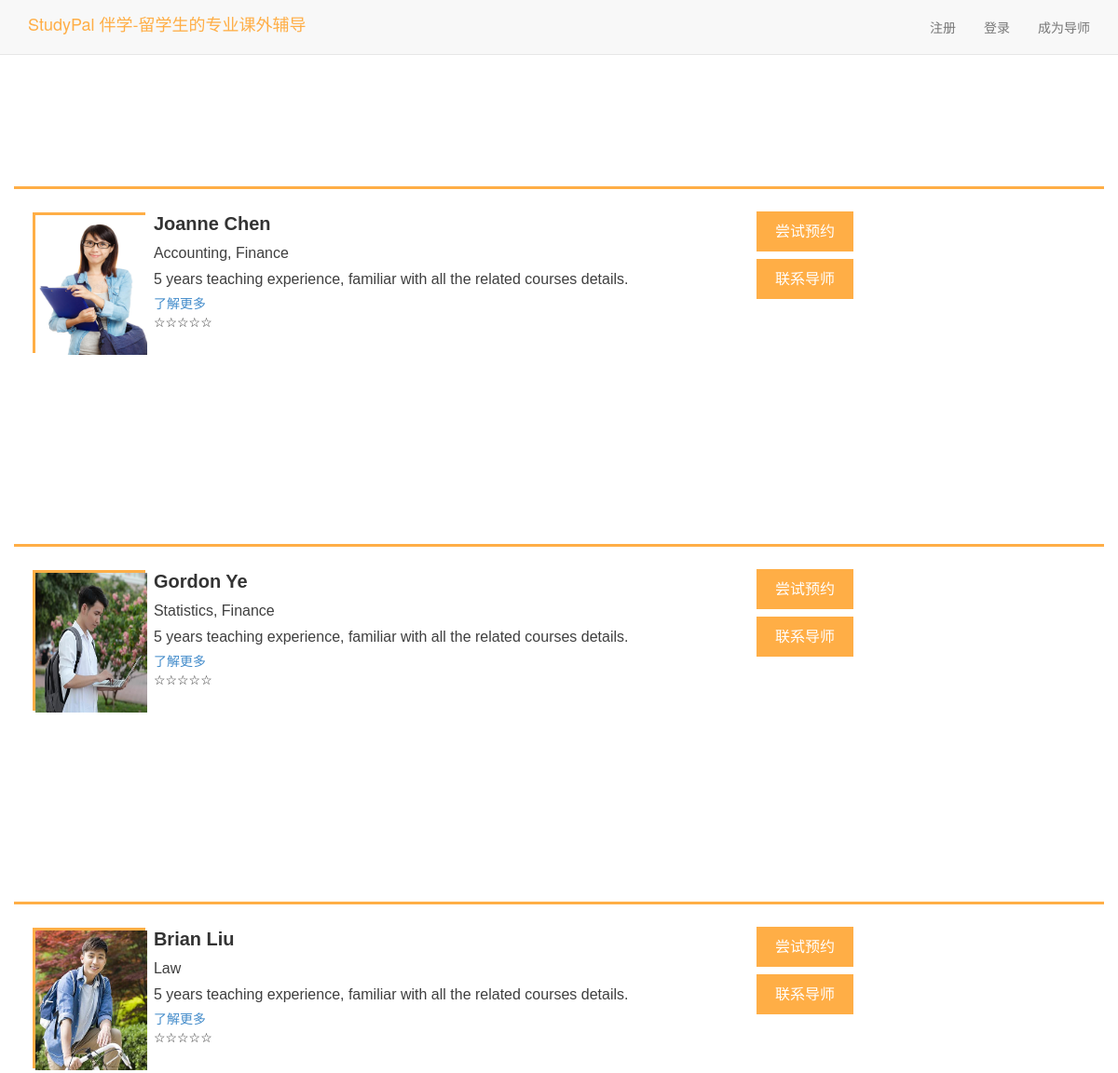
The page /homework_mentor on the database its author committed.
### app/main/views.py (models this page shows)
class MentorProfile(db.Model):
	__tablename__ = 'mentor_profile'
	id = db.Column(db.Integer, primary_key = True)
	last_name = db.Column(db.Text)
	first_name = db.Column(db.Text)
	full_name = db.Column(db.Text)
	rating = db.Column(db.Integer)
	domain = db.Column(db.Text)
	introduction = db.Column(db.Text)
	pic_path = db.Column(db.Text)

### app/main/views.py (the view)
@main.route('/homework_mentor', methods=['GET','POST'])
def homework_mentor():
	mentors = MentorProfile.query.all()
	return render_template('homework_mentor.html', mentors = mentors)

### app/templates/homework_mentor.html (shortened to what this page needs)
{% extends "base.html" %}
{% block head %}
{{ super() }}
<link href="https://s3.amazonaws.com/codecademy-content/courses/ltp/css/shift.css" rel="stylesheet">
<link rel="stylesheet" href="https://s3.amazonaws.com/codecademy-content/courses/ltp/css/bootstrap.css">
<link rel="stylesheet" type="text/css" href="{{ url_for('static', filename='styles.css') }}">
{% endblock %}
{% block content %}
<body>
{% for mentor in mentors%}
<div class="mentor-style">
  <div class="container">
    <div class="row">
      <div class="col-md-8">
        <div class="box">
          <img src="{{url_for('static',filename=mentor.pic_path)}}" height="150" width="120"/>
        </div>
        <div class="content">
          <p class="title">{{mentor.full_name}}</p>
          <p class="sub-title">{{mentor.domain}}</p>
          <p class="sub-title">{{mentor.introduction}}</p>
          <a href="#">了解更多</a>
          <div class="rating"><span>☆</span><span>☆</span><span>☆</span><span>☆</span><span>☆</span></div>
        </div>
      </div>
      <div class="col-md-4">
        <div>
          <a href="{{ url_for('main.booking_mask') }}" class="button">尝试预约</a>
        </div>
        <div>
          <a href="#" class="button">联系导师</a>
        </div>
      </div>
    </div>
  </div>
</div>
{% endfor %}
</body>
{% endblock %}

### app/templates/base.html (shortened to what this page needs)
{% extends "bootstrap/base.html" %}
{% block head %}
{{ super() }}
<link rel="stylesheet" type="text/css" href="{{ url_for('static', filename='styles.css') }}">
{% endblock %}
{% block navbar %}
<div class="navbar navbar-default navbar-fixed-top" role="navigation">
    <div class="container">
        <div class="navbar-header">
            <a class="navbar-brand" href="{{ url_for('main.index') }}">
              <font color="FFAE46"> StudyPal 伴学-留学生的专业课外辅导</font>
            </a>
        </div>
        <div class="navbar-collapse collapse">
            <ul class="nav navbar-nav navbar-right">
              <li><a href=#>注册</a></li>
              <li><a href=#>登录</a></li>
              <li><a href=#>成为导师</a></li>
            </ul>
        </div>
    </div>
</div>
{% endblock %}

### app/templates/homework_mentor.html (style rules this page uses)
.mentor-style { background-color: #ffffff; margin-top: 200px; }
.box { display: inline-block; vertical-align: top; width: 121px; height: 151px; background: #ffffff; margin: 5px; border:3px solid #FFAE46; }
.content { display: inline-block; vertical-align: top; }
.title, .sub-title { margin: 0; padding: 3px 10px 3px 0; }
.title { font-size: 20px; font-weight: bold; font-family: "Arial", Georgia, Serif; }
.sub-title { color: #3F3F3F; }
.button { background-color: #FFAE46; border: none; color: white; padding: 10px 20px; text-align: center; text-decoration: none; display: inline-block; font-size: 16px; margin: 4px 2px; cursor: pointer; }
p { font-family: "Arial", Georgia, Serif; font-size: 16px; }
div.row { border-top-style: solid; border-top-color: #FFAE46; }
div.col-md-8 { margin-top: 20px; }
div.col-md-4 { margin-top: 20px; }

### rows shown on the page
MentorProfile: pic_path (picture), full_name "Joanne Chen", domain "Accounting, Finance", introduction "5 years teaching experience, familiar with all the related courses details."
MentorProfile: pic_path (picture), full_name "Gordon Ye", domain "Statistics, Finance", introduction "5 years teaching experience, familiar with all the related courses details."
MentorProfile: pic_path (picture), full_name "Brian Liu", domain "Law", introduction "5 years teaching experience, familiar with all the related courses details."
